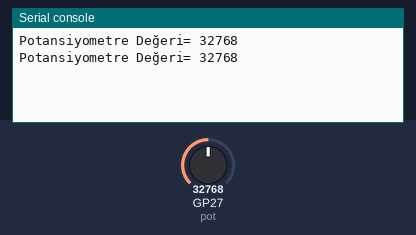
The program below on a simulated Raspberry Pi Pico running MicroPython. Shown: the last lines printed to the serial console. Inputs (shaded band) come from the test bench; at power-on: GP27 (pot) = 32768 (analog values on the 0–65535 scale).

Above: at 1.2 s.
1.3 s: GP27 (pot) set to 45874
At 2.6 s:
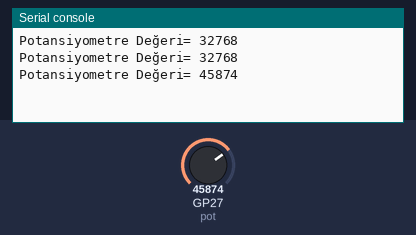
2.8 s: GP27 (pot) set to 57670
At 3.8 s:
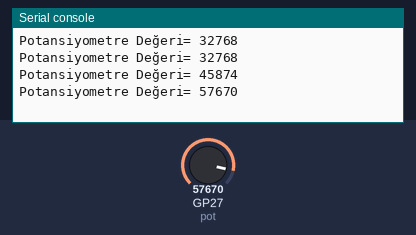
Timing chart, 0 to 5.8 s (numbered marks = the images above; inputs shaded):
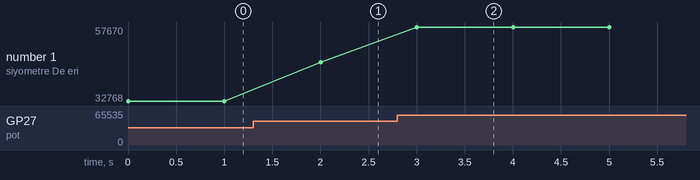

The program:

16_POT.py
```python
#POT Kullanımı, ADC#                    #// Potansiyometre değerlerini seri ekrana yazdıran uygulama //#

from machine import ADC            # machine kütüphanesinden ADC sınıfını analog değerleri okumak için kodumuza dahil ettik.
import utime

pot = ADC(27)                      # 27 numaralı Analog girişli pini tanımladık.
# Raspberry Pi Pico' da sadece 26,27 ve 28 numaralı pinler analog giriş olarak ayarlanabilir.

while True:
     print("Potansiyometre Değeri=", pot.read_u16())    # potansiyometreden gelen değeri "read()" ile okuduk, u16 fonksiyonu ile de 16 bitlik formata çevirdik.
     # Raspberry Pi Pico analog girişleri 12 bitliktir. En fazla 4096 değeri okunabilmesi gerekirken, u16 ile 16 bit yani 65536'ya kadar simüle edilebiliyor.
     utime.sleep(1)                # 1 sn. aralıklarla değer okutuyoruz.
```

Measured:
- after the input at 1.3 s, the serial console: prints a new line after 0.70 s (image 1)
- after the input at 2.8 s, the serial console: prints a new line after 0.20 s (image 2)
- plotted number 1: 32768 → 45874 after the input at 1.3 s, 45874 → 57670 after the input at 2.8 s
